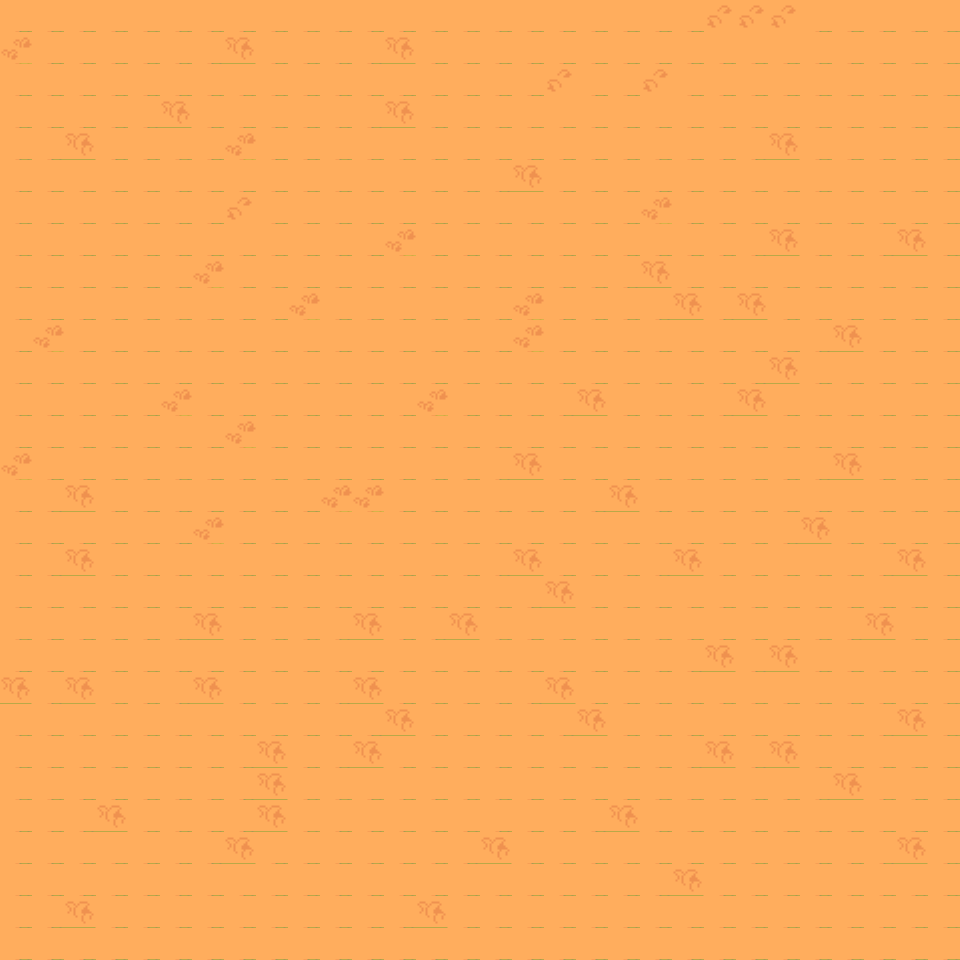

Below is a game level as drawn by its tile map, then a one-line description and the .tmx file that defines it, in full:
An orthogonal 30x30 tile map with 32x32 px tiles, 1 tile layer (Ground) and 6 objects (Player, Character).

<map version="1.10" tiledversion="1.11.0" orientation="orthogonal" renderorder="right-down" width="30" height="30" tilewidth="32" tileheight="32" infinite="0" nextlayerid="6" nextobjectid="8">
 <tileset firstgid="1" source="Tilesets/TilesetFloor32.tsx" />
 <layer id="1" name="Ground" width="30" height="30">
  <data encoding="csv">
111,111,111,111,111,111,111,111,111,111,111,111,111,111,111,111,111,111,111,111,111,111,113,113,113,111,111,111,111,111,
114,111,111,111,111,111,111,112,111,111,111,111,112,111,111,111,111,111,111,111,111,111,111,111,111,111,111,111,111,111,
111,111,111,111,111,111,111,111,111,111,111,111,111,111,111,111,111,113,111,111,113,111,111,111,111,111,111,111,111,111,
111,111,111,111,111,112,111,111,111,111,111,111,112,111,111,111,111,111,111,111,111,111,111,111,111,111,111,111,111,111,
111,111,112,111,111,111,111,114,111,111,111,111,111,111,111,111,111,111,111,111,111,111,111,111,112,111,111,111,111,111,
111,111,111,111,111,111,111,111,111,111,111,111,111,111,111,111,112,111,111,111,111,111,111,111,111,111,111,111,111,111,
111,111,111,111,111,111,111,113,111,111,111,111,111,111,111,111,111,111,111,111,114,111,111,111,111,111,111,111,111,111,
111,111,111,111,111,111,111,111,111,111,111,111,114,111,111,111,111,111,111,111,111,111,111,111,112,111,111,111,112,111,
111,111,111,111,111,111,114,111,111,111,111,111,111,111,111,111,111,111,111,111,112,111,111,111,111,111,111,111,111,111,
111,111,111,111,111,111,111,111,111,114,111,111,111,111,111,111,114,111,111,111,111,112,111,112,111,111,111,111,111,111,
111,114,111,111,111,111,111,111,111,111,111,111,111,111,111,111,114,111,111,111,111,111,111,111,111,111,112,111,111,111,
111,111,111,111,111,111,111,111,111,111,111,111,111,111,111,111,111,111,111,111,111,111,111,111,112,111,111,111,111,111,
111,111,111,111,111,114,111,111,111,111,111,111,111,114,111,111,111,111,112,111,111,111,111,112,111,111,111,111,111,111,
111,111,111,111,111,111,111,114,111,111,111,111,111,111,111,111,111,111,111,111,111,111,111,111,111,111,111,111,111,111,
114,111,111,111,111,111,111,111,111,111,111,111,111,111,111,111,112,111,111,111,111,111,111,111,111,111,112,111,111,111,
111,111,112,111,111,111,111,111,111,111,114,114,111,111,111,111,111,111,111,112,111,111,111,111,111,111,111,111,111,111,
111,111,111,111,111,111,114,111,111,111,111,111,111,111,111,111,111,111,111,111,111,111,111,111,111,112,111,111,111,111,
111,111,112,111,111,111,111,111,111,111,111,111,111,111,111,111,112,111,111,111,111,112,111,111,111,111,111,111,112,111,
111,111,111,111,111,111,111,111,111,111,111,111,111,111,111,111,111,112,111,111,111,111,111,111,111,111,111,111,111,111,
111,111,111,111,111,111,112,111,111,111,111,112,111,111,112,111,111,111,111,111,111,111,111,111,111,111,111,112,111,111,
111,111,111,111,111,111,111,111,111,111,111,111,111,111,111,111,111,111,111,111,111,111,112,111,112,111,111,111,111,111,
112,111,112,111,111,111,112,111,111,111,111,112,111,111,111,111,111,112,111,111,111,111,111,111,111,111,111,111,111,111,
111,111,111,111,111,111,111,111,111,111,111,111,112,111,111,111,111,111,112,111,111,111,111,111,111,111,111,111,112,111,
111,111,111,111,111,111,111,111,112,111,111,112,111,111,111,111,111,111,111,111,111,111,112,111,112,111,111,111,111,111,
111,111,111,111,111,111,111,111,112,111,111,111,111,111,111,111,111,111,111,111,111,111,111,111,111,111,112,111,111,111,
111,111,111,112,111,111,111,111,112,111,111,111,111,111,111,111,111,111,111,112,111,111,111,111,111,111,111,111,111,111,
111,111,111,111,111,111,111,112,111,111,111,111,111,111,111,112,111,111,111,111,111,111,111,111,111,111,111,111,112,111,
111,111,111,111,111,111,111,111,111,111,111,111,111,111,111,111,111,111,111,111,111,112,111,111,111,111,111,111,111,111,
111,111,112,111,111,111,111,111,111,111,111,111,111,112,111,111,111,111,111,111,111,111,111,111,111,111,111,111,111,111,
111,111,111,111,111,111,111,111,111,111,111,111,111,111,111,111,111,111,111,111,111,111,111,111,111,111,111,111,111,111
</data>
 </layer>
 <objectgroup id="4" name="Transition" />
 <objectgroup id="3" name="Objects" />
 <objectgroup id="5" name="Collision">
  <object id="2" x="-482" y="-418" width="482" height="1568" />
  <object id="3" x="-498" y="962" width="1870" height="422" />
  <object id="4" x="958" y="-38" width="618" height="1484" />
  <object id="5" x="-192" y="-556" width="1578" height="556" />
 </objectgroup>
 <objectgroup id="2" name="Entities">
  <object id="6" name="Player" x="484" y="888">
   <properties>
    <property name="direction" value="up" />
    <property name="pos" value="world" />
   </properties>
   <point />
  </object>
  <object id="7" name="Character" x="482" y="500">
   <properties>
    <property name="character_id" value="lizard" />
    <property name="direction" value="down" />
   </properties>
   <point />
  </object>
 </objectgroup>
</map>
